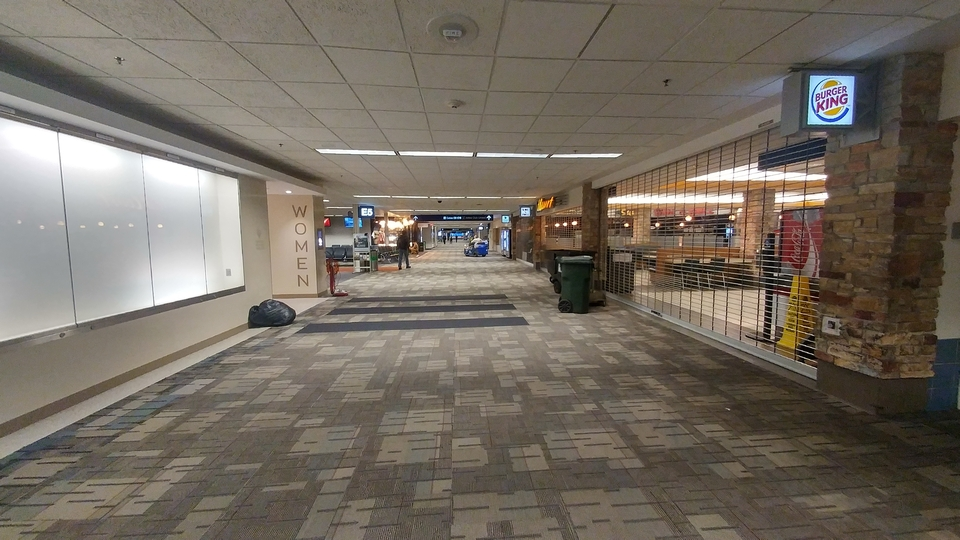
#> input picture hw2/airport.jpg, 960 x 540 px
$ python HW2.py
#> lines starting #> are read from the running program, lines starting #| are printed output that depends on the picture
import os
import cv2
import numpy as np
from pylsd import lsd
import matplotlib.pyplot as plt
from tqdm import tqdm

np.random.seed(42)
SAVE_IMGS = True


# [369 lines left out: functions DistLine2Point, FindVP, ClusterLines, CalibrateCamera, GetRectificationH, ImageWarping and 4 more, not called in this run]

def is_left(a, b, c):
    """Return true if point c is on the left side of the line formed by points a and b"""
    return (b[0] - a[0]) * (c[1] - a[1]) - (b[1] - a[1]) * (c[0] - a[0]) > 0

def is_right(a, b, c):
    """Return true if point c is on the right side of the line formed by points a and b"""
    return (b[0] - a[0]) * (c[1] - a[1]) - (b[1] - a[1]) * (c[0] - a[0]) < 0

# [114 lines left out: functions is_point_in_rectangle, GetPlaneHomography, not called in this run]


if __name__ == '__main__':

    # Load the input image and detect the line segments
    im = cv2.imread('airport.jpg')
#> im is the input picture: shape (540, 960, 3); mean B, G, R 96.9, 107.5, 115.9
    im_h = im.shape[0]
#> im_h = 540
    im_w = im.shape[1]
#> im_w = 960
    im_gray = cv2.cvtColor(im, cv2.COLOR_BGR2GRAY)
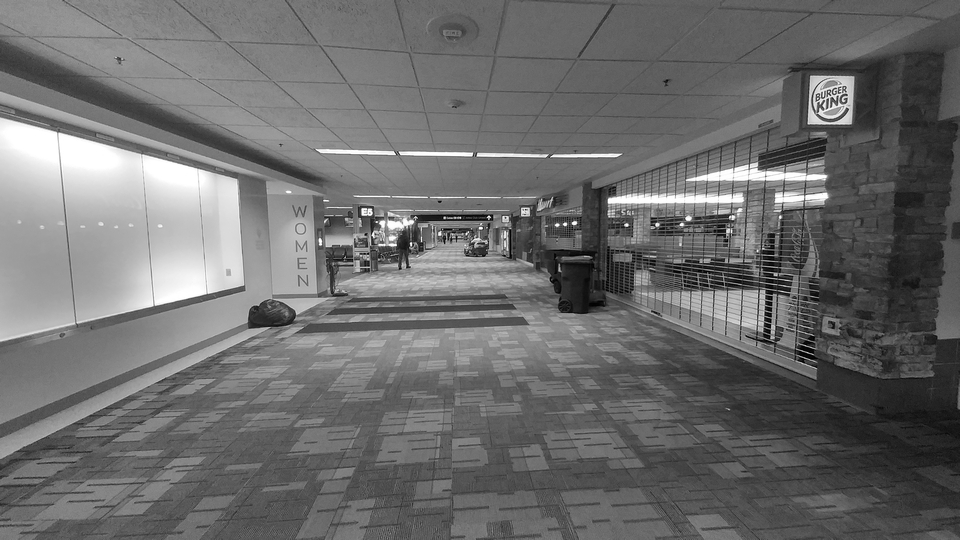
#> im_gray: shape (540, 960); min 0, max 255, mean 108.8
#> (the run stopped early here; a loop or call above may not have finished)
